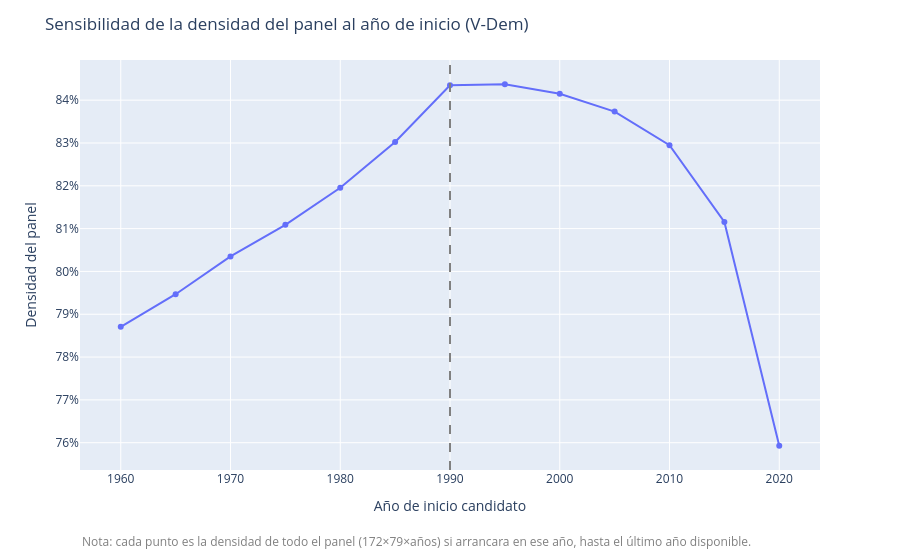

The notebook cell this image was saved under:
### Markdown cell above
### Gráfico 7 — Curva de sensibilidad de la densidad al año de inicio del panel

**Objetivo:** igual que en el WDI, evaluar empíricamente el trade-off entre extender el panel hacia atrás en el tiempo y perder completitud, para el universo V-Dem (172 países, 79 variables). Sirve como insumo empírico adicional para la decisión sobre el año de inicio del panel (1990 vs. alternativas).

### Code cell
anio_min_disponible_vdem = int(vdem_long["year"].min())
anio_max_disponible_vdem = int(vdem_long["year"].max())

anios_inicio_candidatos_vdem = list(range(
    (anio_min_disponible_vdem // 5) * 5, anio_max_disponible_vdem + 1, 5
))

def calcular_densidad_panel_vdem(datos_vdem, anio_inicio, anio_fin):
    sub = datos_vdem[(datos_vdem["year"] >= anio_inicio) & (datos_vdem["year"] <= anio_fin)]
    n_celdas_totales = n_paises_total_vdem * n_variables_total * (anio_fin - anio_inicio + 1)
    n_celdas_con_dato = sub["Value"].notna().sum()
    return n_celdas_con_dato / n_celdas_totales

densidad_por_inicio_vdem = [
    calcular_densidad_panel_vdem(vdem_long, anio_inicio, anio_max_disponible_vdem)
    for anio_inicio in anios_inicio_candidatos_vdem
]

fig_curva_sensibilidad_vdem = px.line(
    x=anios_inicio_candidatos_vdem, y=densidad_por_inicio_vdem, markers=True,
    labels={"x": "Año de inicio candidato", "y": "Densidad del panel"},
)
fig_curva_sensibilidad_vdem.add_vline(x=1990, line_dash="dash", line_color="gray")
fig_curva_sensibilidad_vdem.update_layout(
    title="Sensibilidad de la densidad del panel al año de inicio (V-Dem)",
    yaxis_tickformat=".0%",
    margin=dict(b=90),
)
fig_curva_sensibilidad_vdem.add_annotation(
    text="Nota: cada punto es la densidad de todo el panel (172×79×años) si arrancara en ese año, hasta el último año disponible.",
    xref="paper", yref="paper", x=0, y=-0.2, showarrow=False,
    font=dict(size=12, color="gray"), align="left",
)

figuras_reporte_vdem.append(("curva_sensibilidad_anio_inicio_vdem", fig_curva_sensibilidad_vdem))
fig_curva_sensibilidad_vdem.show()

### Figure 1 — Plotly figure (JSON) as saved in the notebook; plotly's stock layout.template omitted (floating-point values rounded to 4 significant figures)
{"data": [{"hovertemplate": "Año de inicio candidato=%{x}<br>Densidad del panel=%{y}<extra></extra>", "legendgroup": "", "line": {"color": "#636efa", "dash": "solid"}, "marker": {"symbol": "circle"}, "mode": "lines+markers", "name": "", "orientation": "v", "showlegend": false, "type": "scatter", "x": [1960, 1965, 1970, 1975, 1980, 1985, 1990, 1995, 2000, 2005, 2010, 2015, 2020], "xaxis": "x", "y": [0.7871, 0.7947, 0.8035, 0.8109, 0.8195, 0.8302, 0.8435, 0.8437, 0.8415, 0.8373, 0.8295, 0.8116, 0.7593], "yaxis": "y"}], "layout": {"annotations": [{"align": "left", "font": {"color": "gray", "size": 12}, "showarrow": false, "text": "Nota: cada punto es la densidad de todo el panel (172×79×años) si arrancara en ese año, hasta el último año disponible.", "x": 0, "xref": "paper", "y": -0.2, "yref": "paper"}], "legend": {"tracegroupgap": 0}, "margin": {"b": 90, "t": 60}, "shapes": [{"line": {"color": "gray", "dash": "dash"}, "type": "line", "x0": 1990, "x1": 1990, "xref": "x", "y0": 0, "y1": 1, "yref": "y domain"}], "title": {"text": "Sensibilidad de la densidad del panel al año de inicio (V-Dem)"}, "xaxis": {"anchor": "y", "domain": [0, 1], "title": {"text": "Año de inicio candidato"}}, "yaxis": {"anchor": "x", "domain": [0, 1], "tickformat": ".0%", "title": {"text": "Densidad del panel"}}}}
